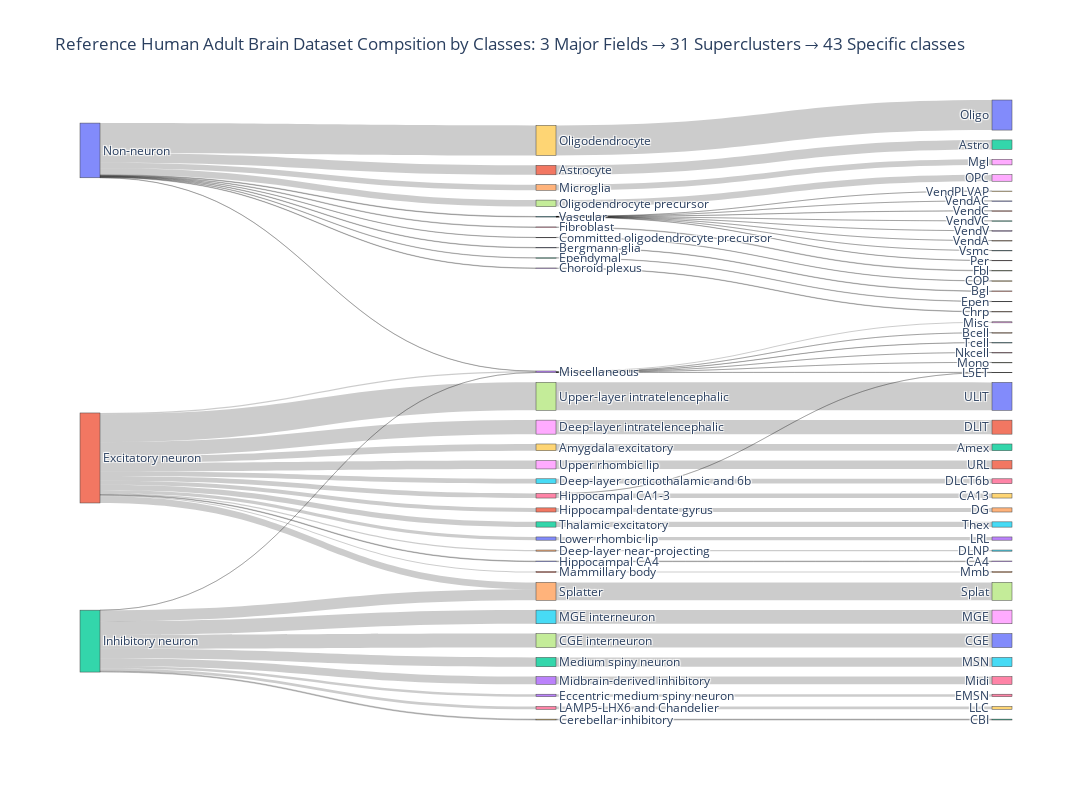

The notebook cell this image was saved under:
### Code cell
import plotly.graph_objects as go

# Ensure no NaNs in hierarchical fields
cluster_ref[['Major Field','Supercluster','Specific','Number of cells']] = cluster_ref[['Major Field','Supercluster','Specific','Number of cells']].fillna('Unknown')

# Build node lists
majors = cluster_ref['Major Field'].unique().tolist()
supers = cluster_ref['Supercluster'].unique().tolist()
specifics = cluster_ref['Specific'].unique().tolist()

all_nodes = majors + supers + specifics
node_indices = {name: idx for idx, name in enumerate(all_nodes)}

# Build links: Major -> Supercluster
df_ms = cluster_ref.groupby(['Major Field', 'Supercluster'])['Number of cells'].sum().reset_index()
source = [node_indices[row['Major Field']] for _, row in df_ms.iterrows()]
target = [node_indices[row['Supercluster']] for _, row in df_ms.iterrows()]
value = df_ms['Number of cells'].astype(int).tolist()

# Build links: Supercluster -> Specific
df_ss = cluster_ref.groupby(['Supercluster', 'Specific'])['Number of cells'].sum().reset_index()
source += [node_indices[row['Supercluster']] for _, row in df_ss.iterrows()]
target += [node_indices[row['Specific']] for _, row in df_ss.iterrows()]
value += df_ss['Number of cells'].astype(int).tolist()

fig = go.Figure(data=[go.Sankey(
    node=dict(label=all_nodes, pad=15, thickness=20),
    link=dict(source=source, target=target, value=value)
)])

fig.update_layout(title=f'Reference Human Adult Brain Dataset Compsition by Classes: {len(majors)} Major Fields → {len(supers)} Superclusters → {len(specifics)} Specific classes', height=800, width=1200)
fig.show()

### Figure 1 — Plotly figure (JSON) as saved in the notebook; plotly's stock layout.template omitted (floating-point values rounded to 4 significant figures)
{"data": [{"link": {"source": [1, 1, 1, 1, 1, 1, 1, 1, 1, 1, 1, 1, 1, 1, 2, 2, 2, 2, 2, 2, 2, 2, 2, 0, 0, 0, 0, 0, 0, 0, 0, 0, 0, 0, 19, 11, 10, 27, 29, 13, 8, 15, 18, 14, 23, 12, 6, 16, 16, 20, 21, 26, 30, 25, 31, 22, 4, 33, 3, 3, 3, 3, 3, 3, 9, 7, 24, 32, 28, 17, 5, 5, 5, 5, 5, 5, 5, 5], "target": [19, 15, 18, 14, 16, 20, 21, 30, 31, 3, 24, 32, 28, 17, 27, 29, 23, 26, 25, 22, 33, 3, 24, 11, 10, 13, 8, 12, 6, 4, 3, 9, 7, 5, 62, 52, 51, 70, 72, 54, 49, 56, 61, 55, 66, 53, 47, 59, 57, 63, 64, 69, 73, 68, 74, 65, 38, 76, 34, 57, 58, 37, 36, 35, 50, 48, 67, 75, 71, 60, 46, 44, 40, 41, 39, 43, 42, 45], "value": [109452, 78396, 228467, 18856, 74979, 10654, 67533, 52650, 16602, 21276, 111100, 85546, 137162, 455006, 227671, 14411, 40144, 45118, 222434, 152189, 126782, 42, 180733, 155025, 8041, 7689, 4720, 5882, 9156, 91838, 3753, 490246, 105734, 9932, 109452, 155025, 8041, 227671, 14411, 7689, 4720, 78396, 228467, 18856, 40144, 5882, 9156, 74839, 140, 10654, 67533, 45118, 52650, 222434, 16602, 152189, 91838, 126782, 105, 4309, 17009, 503, 671, 2474, 490246, 105734, 291833, 85546, 137162, 455006, 3693, 451, 748, 2746, 73, 101, 1046, 1074]}, "node": {"label": ["Non-neuron", "Excitatory neuron", "Inhibitory neuron", "Miscellaneous", "Microglia", "Vascular", "Fibroblast", "Oligodendrocyte precursor", "Committed oligodendrocyte precursor", "Oligodendrocyte", "Bergmann glia", "Astrocyte", "Ependymal", "Choroid plexus", "Deep-layer near-projecting", "Deep-layer corticothalamic and 6b", "Hippocampal CA1-3", "Upper-layer intratelencephalic", "Deep-layer intratelencephalic", "Amygdala excitatory", "Hippocampal CA4", "Hippocampal dentate gyrus", "Medium spiny neuron", "Eccentric medium spiny neuron", "Splatter", "MGE interneuron", "LAMP5-LHX6 and Chandelier", "CGE interneuron", "Upper rhombic lip", "Cerebellar inhibitory", "Lower rhombic lip", "Mammillary body", "Thalamic excitatory", "Midbrain-derived inhibitory", "Bcell", "Tcell", "Nkcell", "Mono", "Mgl", "VendPLVAP", "VendAC", "VendC", "VendVC", "VendV", "VendA", "Vsmc", "Per", "Fbl", "OPC", "COP", "Oligo", "Bgl", "Astro", "Epen", "Chrp", "DLNP", "DLCT6b", "L5ET", "Misc", "CA13", "ULIT", "DLIT", "Amex", "CA4", "DG", "MSN", "EMSN", "Splat", "MGE", "LLC", "CGE", "URL", "CBI", "LRL", "Mmb", "Thex", "Midi"], "pad": 15, "thickness": 20}, "type": "sankey"}], "layout": {"height": 800, "title": {"text": "Reference Human Adult Brain Dataset Compsition by Classes: 3 Major Fields → 31 Superclusters → 43 Specific classes"}, "width": 1200}}
